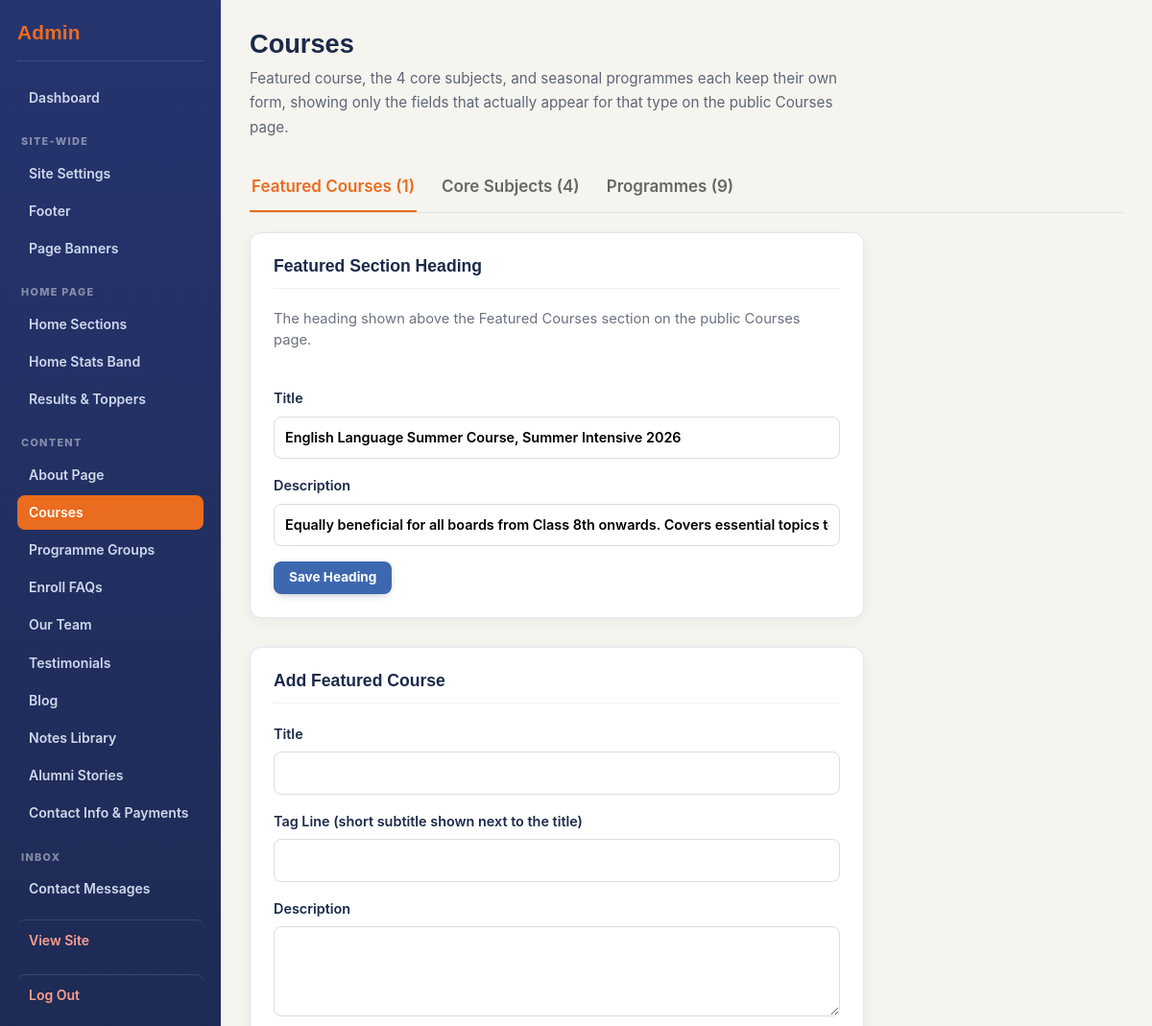
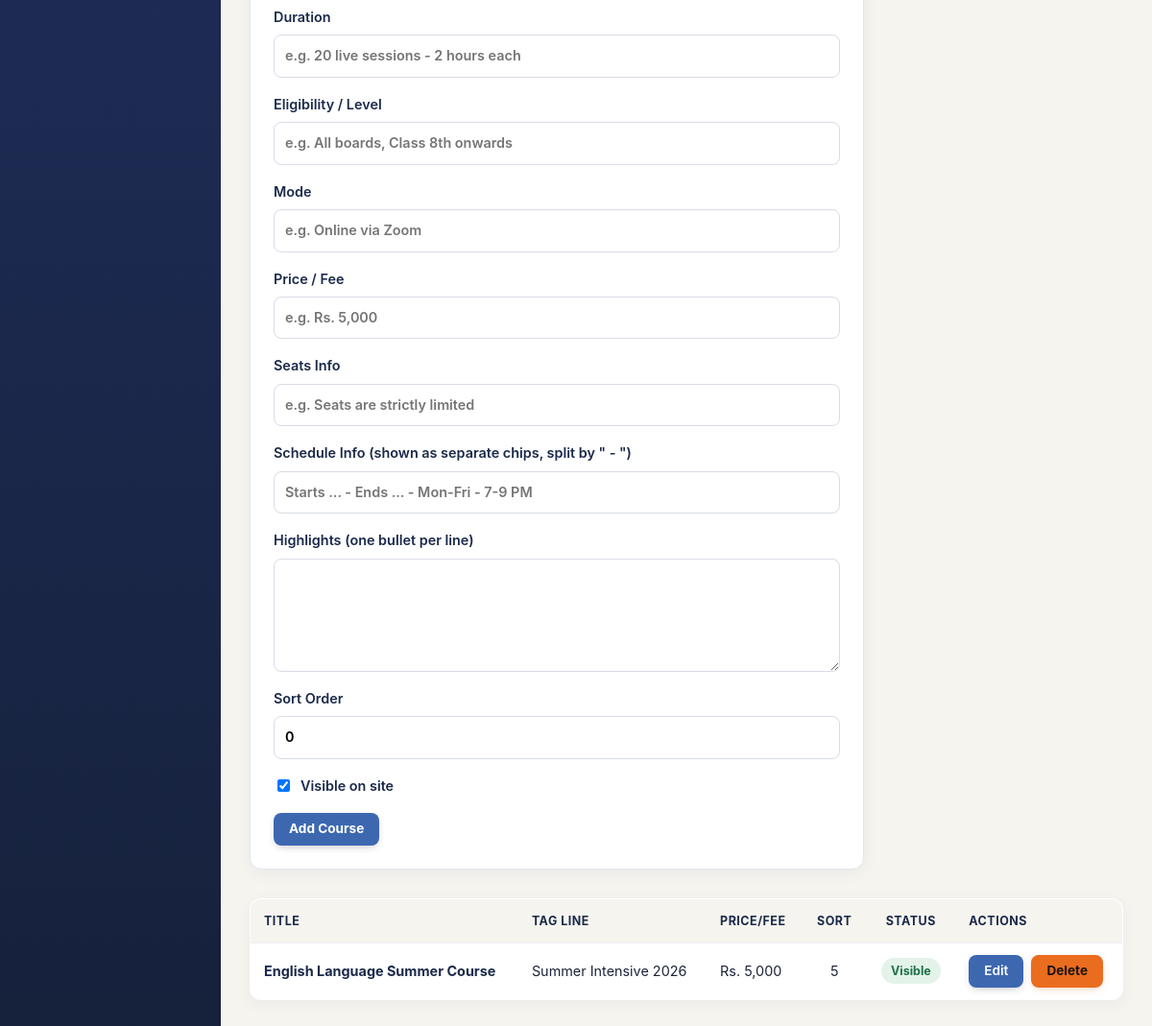
The app's page /admin/courses.php (signed in) with its own data (2 pictures, top to bottom).
### tables this page shows
CREATE TABLE courses (
    id INT AUTO_INCREMENT PRIMARY KEY,
    title VARCHAR(150) NOT NULL,
    slug VARCHAR(160) NOT NULL UNIQUE,
    category VARCHAR(20) NOT NULL DEFAULT 'programme',
    programme_group VARCHAR(80),
    tag_line VARCHAR(200),
    description TEXT,
    image VARCHAR(255),
    duration VARCHAR(60),
    level VARCHAR(60),
    price VARCHAR(60),
    eligibility VARCHAR(150),
    mode VARCHAR(100),
    schedule_info TEXT,
    highlights TEXT,
    modules TEXT,
    seats_info VARCHAR(100),
    accent_color VARCHAR(20),
    programme_group_id INT NULL,
    sort_order INT NOT NULL DEFAULT 0,
    is_active TINYINT(1) NOT NULL DEFAULT 1,
    FOREIGN KEY (programme_group_id) REFERENCES programme_groups(id) ON DELETE SET NULL
);

### includes/functions.php (called while the page is built, shortened)
<?php
require_once __DIR__ . '/db.php';
function e(?string $value): string
{
    return htmlspecialchars($value ?? '', ENT_QUOTES, 'UTF-8');
}
function getContentBlock(string $pageSlug, string $blockKey): array
{
    $stmt = getDb()->prepare('SELECT content, image_path FROM content_blocks WHERE page_slug = ? AND block_key = ?');
    $stmt->execute([$pageSlug, $blockKey]);
    $row = $stmt->fetch();
    return $row ?: ['content' => '', 'image_path' => null];
}

### includes/db.php (called while the page is built, shortened)
<?php
function getDb(): PDO
{
    static $pdo = null;
    if ($pdo === null) {
        $dsn = 'mysql:host=' . DB_HOST . ';port=' . DB_PORT . ';dbname=' . DB_NAME . ';charset=' . DB_CHARSET;
        $pdo = new PDO($dsn, DB_USER, DB_PASS, [
            PDO::ATTR_ERRMODE => PDO::ERRMODE_EXCEPTION,
            PDO::ATTR_DEFAULT_FETCH_MODE => PDO::FETCH_ASSOC,
            PDO::ATTR_EMULATE_PREPARES => false,
        ]);
    }
    return $pdo;
}

### admin/courses.php (the view, shortened to what this page needs)
<?php
require_once __DIR__ . '/partials/header.php';
$db = getDb();
$editing = null;
$categoryTabs = [
    'featured'  => 'Featured Courses',
    'subject'   => 'Core Subjects',
    'programme' => 'Programmes',
];
$validCategories = array_keys($categoryTabs);
if ($editing && in_array($editing['category'], $validCategories, true)) {
    $activeCategory = $editing['category'];
} elseif (in_array($_GET['category'] ?? '', $validCategories, true)) {
    $activeCategory = $_GET['category'];
} else {
    $activeCategory = 'featured';
}
$courses = $db->query('
    SELECT c.*, g.name AS group_name
    FROM courses c
    LEFT JOIN programme_groups g ON g.id = c.programme_group_id
    ORDER BY c.category, c.sort_order, c.id
')->fetchAll();
[$featuredIntroTitle, $featuredIntroDesc] = array_pad(explode('|', getContentBlock('courses', 'featured_intro')['content'] ?? '', 2), 2, '');
$coursesByCategory = ['featured' => [], 'subject' => [], 'programme' => []];
foreach ($courses as $c) {
    if (isset($coursesByCategory[$c['category']])) {
        $coursesByCategory[$c['category']][] = $c;
    }
}
?>
<h1>Courses</h1>
<p>Featured course, the 4 core subjects, and seasonal programmes each keep their own form, showing only the fields that actually appear for that type on the public Courses page.</p>
<div class="admin-tabs">
  <?php foreach ($categoryTabs as $cat => $label): ?>
    <button type="button" class="admin-tab-btn<?= $activeCategory === $cat ? ' active' : '' ?>" data-tab="<?= e($cat) ?>">
      <?= e($label) ?> (<?= count($coursesByCategory[$cat]) ?>)
    </button>
  <?php endforeach; ?>
</div>
<div data-tab-panel="featured"<?= $activeCategory === 'featured' ? '' : ' hidden' ?>>
  <form method="post" class="admin-form">
    <h2>Featured Section Heading</h2>
    <p class="admin-page-intro">The heading shown above the Featured Courses section on the public Courses page.</p>
    <label>Title
      <input type="text" name="featured_intro_title" value="<?= e($featuredIntroTitle) ?>">
    </label>
    <label>Description
      <input type="text" name="featured_intro_description" value="<?= e($featuredIntroDesc) ?>">
    </label>
    <button type="submit">Save Heading</button>
  </form>
  <?php $fEditing = ($editing && $editing['category'] === 'featured') ? $editing : null; ?>
  <form method="post" class="admin-form">
    <h2><?= $fEditing ? 'Edit Featured Course' : 'Add Featured Course' ?></h2>
    <label>Title
      <input type="text" name="title" value="<?= e($fEditing['title'] ?? '') ?>" required>
    </label>
    <label>Tag Line (short subtitle shown next to the title)
      <input type="text" name="tag_line" value="<?= e($fEditing['tag_line'] ?? '') ?>">
    </label>
    <label>Description
      <textarea name="description" rows="3"><?= e($fEditing['description'] ?? '') ?></textarea>
    </label>
    <label>Duration
      <input type="text" name="duration" value="<?= e($fEditing['duration'] ?? '') ?>" placeholder="e.g. 20 live sessions - 2 hours each">
    </label>
    <label>Eligibility / Level
      <input type="text" name="eligibility" value="<?= e($fEditing['eligibility'] ?? '') ?>" placeholder="e.g. All boards, Class 8th onwards">
    </label>
    <label>Mode
      <input type="text" name="mode" value="<?= e($fEditing['mode'] ?? '') ?>" placeholder="e.g. Online via Zoom">
    </label>
    <label>Price / Fee
      <input type="text" name="price" value="<?= e($fEditing['price'] ?? '') ?>" placeholder="e.g. Rs. 5,000">
    </label>
    <label>Seats Info
      <input type="text" name="seats_info" value="<?= e($fEditing['seats_info'] ?? '') ?>" placeholder="e.g. Seats are strictly limited">
    </label>
    <label>Schedule Info (shown as separate chips, split by " - ")
      <input type="text" name="schedule_info" value="<?= e($fEditing['schedule_info'] ?? '') ?>" placeholder="Starts ... - Ends ... - Mon-Fri - 7-9 PM">
    </label>
    <label>Highlights (one bullet per line)
      <textarea name="highlights" rows="4"><?= e($fEditing['highlights'] ?? '') ?></textarea>
    </label>
    <label>Sort Order
      <input type="number" name="sort_order" value="<?= (int)($fEditing['sort_order'] ?? 0) ?>">
    </label>
    <label class="checkbox-label">
      <input type="checkbox" name="is_active" <?= (!$fEditing || $fEditing['is_active']) ? 'checked' : '' ?>>
      Visible on site
    </label>
    <button type="submit"><?= $fEditing ? 'Update Course' : 'Add Course' ?></button>
  </form>
  <table class="admin-table">
    <thead>
      <tr><th>Title</th><th>Tag Line</th><th>Price/Fee</th><th class="col-center">Sort</th><th class="col-center">Status</th><th>Actions</th></tr>
    </thead>
    <tbody>
      <?php foreach ($coursesByCategory['featured'] as $course): ?>
        <tr>
          <td class="cell-title"><?= e($course['title']) ?></td>
          <td><?= e($course['tag_line']) ?></td>
          <td><?= e($course['price']) ?></td>
          <td class="col-center"><?= (int)$course['sort_order'] ?></td>
          <td class="col-center">
            <span class="status-badge <?= $course['is_active'] ? 'status-published' : 'status-draft' ?>"><?= $course['is_active'] ? 'Visible' : 'Hidden' ?></span>
          </td>
          <td class="actions-cell">
            <a href="courses.php?category=featured&edit=<?= (int)$course['id'] ?>">Edit</a>
            <form method="post" class="inline-form" onsubmit="return confirm('Delete this course?');">
              <button type="submit" class="link-button link-button-danger">Delete</button>
            </form>
          </td>
        </tr>
      <?php endforeach; ?>
    </tbody>
  </table>
</div>
<?php require_once __DIR__ . '/partials/footer.php'; ?>

### assets/css/admin.css (style rules this page uses)
.admin-body { background: var(--bg, #f4f5f8); margin: 0; font-family: 'Inter', -apple-system, BlinkMacSystemFont, "Segoe UI", sans-serif; }
.admin-content h1 { font-family: 'Manrope', sans-serif; color: var(--navy, #1B2A4A); font-size: 1.7rem; font-weight: 800; margin: 0 0 6px; }
.admin-content > p:first-of-type { color: var(--muted, #5D6678); font-size: 0.95rem; margin: 0 0 24px; max-width: 640px; }
.admin-page-intro { color: #6b7280; font-size: 0.92rem; line-height: 1.5; margin: 0 0 22px; max-width: 680px; }
.admin-form { display: flex; flex-direction: column; gap: 16px; background: #fff; border: 1px solid #e2e6ee; border-radius: 12px; padding: 24px; margin-bottom: 30px; max-width: 640px; box-shadow: 0 4px 16px rgba(30,42,102,.05); }
.admin-form h2 { font-family: 'Manrope', sans-serif; color: var(--navy, #1B2A4A); font-size: 1.1rem; margin: 0 0 4px; padding-bottom: 12px; border-bottom: 1px solid #edf0f5; }
.admin-form label { display: flex; flex-direction: column; gap: 6px; font-weight: 600; font-size: 0.9rem; color: var(--navy, #1B2A4A); }
.admin-form input[type="text"], .admin-form input[type="email"], .admin-form input[type="tel"], .admin-form input[type="number"], .admin-form input[type="file"], .admin-form input[type="color"], .admin-form select, .admin-form textarea { font: inherit; padding: 9px 11px; border: 1.5px solid #d8dce6; border-radius: 8px; background: #fff; transition: border-color .2s ease, box-shadow .2s ease; }
.checkbox-label { flex-direction: row !important; align-items: center; gap: 8px !important; }
.admin-form button[type="submit"], .admin-body button[type="submit"], .login-box button, .button-secondary, .btn-draft, .actions-cell > a, .link-button { display: inline-flex; align-items: center; justify-content: center; gap: 6px; padding: 8px 16px; border: none; border-radius: 8px; font: inherit; font-size: 0.85rem; font-weight: 700; line-height: 1.3; text-decoration: none; white-space: nowrap; cursor: pointer; background: var(--nn-blue, #3D68B0); color: #fff; box-shadow: 0 3px 10px -4px rgba(18,25,56,.4); transition: filter .15s ease, transform .15s ease, box-shadow .15s ease; }
.admin-form button[type="submit"], .admin-body button[type="submit"], .login-box button, .button-secondary, .btn-draft { align-self: flex-start; }
.button-secondary, .admin-body button.btn-draft, .admin-body button.link-button.link-button-danger { background: var(--orange, #EA6C1F); color: #18140f; box-shadow: 0 3px 10px -4px rgba(234,108,31,.5); }
.admin-table { width: 100%; border-collapse: collapse; background: #fff; border: 1px solid #e2e6ee; border-radius: 12px; overflow: hidden; box-shadow: 0 4px 16px rgba(30,42,102,.05); }
.admin-table th, .admin-table td { padding: 12px 14px; border-bottom: 1px solid #eef0f5; text-align: left; font-size: 0.9rem; vertical-align: middle; }
.admin-table th { background: var(--bg, #f4f5f8); color: var(--navy, #1B2A4A); font-weight: 700; font-size: 0.78rem; letter-spacing: .04em; text-transform: uppercase; }
.admin-table tr:last-child td { border-bottom: none; }
.admin-table td a { font-weight: 600; }
.inline-form { display: inline-block; margin: 0 0 0 10px; }
.admin-form textarea { resize: vertical; font-family: inherit; }
.status-badge { display: inline-block; padding: 3px 10px; border-radius: 999px; font-size: 0.78rem; font-weight: 700; }
.status-badge.status-published { background: #e3f3ea; color: #1e7145; }
.actions-cell { display: flex; gap: 8px; align-items: center; flex-wrap: wrap; }
.actions-cell .inline-form { display: contents; }
.admin-tabs { display: flex; gap: 24px; margin-bottom: 20px; border-bottom: 1px solid #e2e2e2; }
.admin-tab-btn { background: none; border: none; border-bottom: 2px solid transparent; padding: 10px 2px; font: inherit; font-weight: 600; color: #666; cursor: pointer; }
.admin-tab-btn.active { color: var(--orange, #EA6C1F); border-bottom-color: var(--orange, #EA6C1F); }
.admin-table td.col-center, .admin-table th.col-center { text-align: center; }
.admin-table td.cell-title { font-weight: 700; color: var(--navy, #1B2A4A); }

### records on screen
courses: title "English Language Summer Course", tag_line "Summer Intensive 2026", price "Rs. 5,000", sort_order "5", is_active "Visible"

### other values on screen
$label "Dashboard"
$groupLabel "SITE-WIDE"
$label "Site Settings"
$label "Footer"
$label "Page Banners"
$groupLabel "HOME PAGE"
$label "Home Sections"
$label "Home Stats Band"
$label "Results & Toppers"
$groupLabel "CONTENT"
$label "About Page"
$label "Courses"
$label "Programme Groups"
$label "Enroll FAQs"
$label "Our Team"
